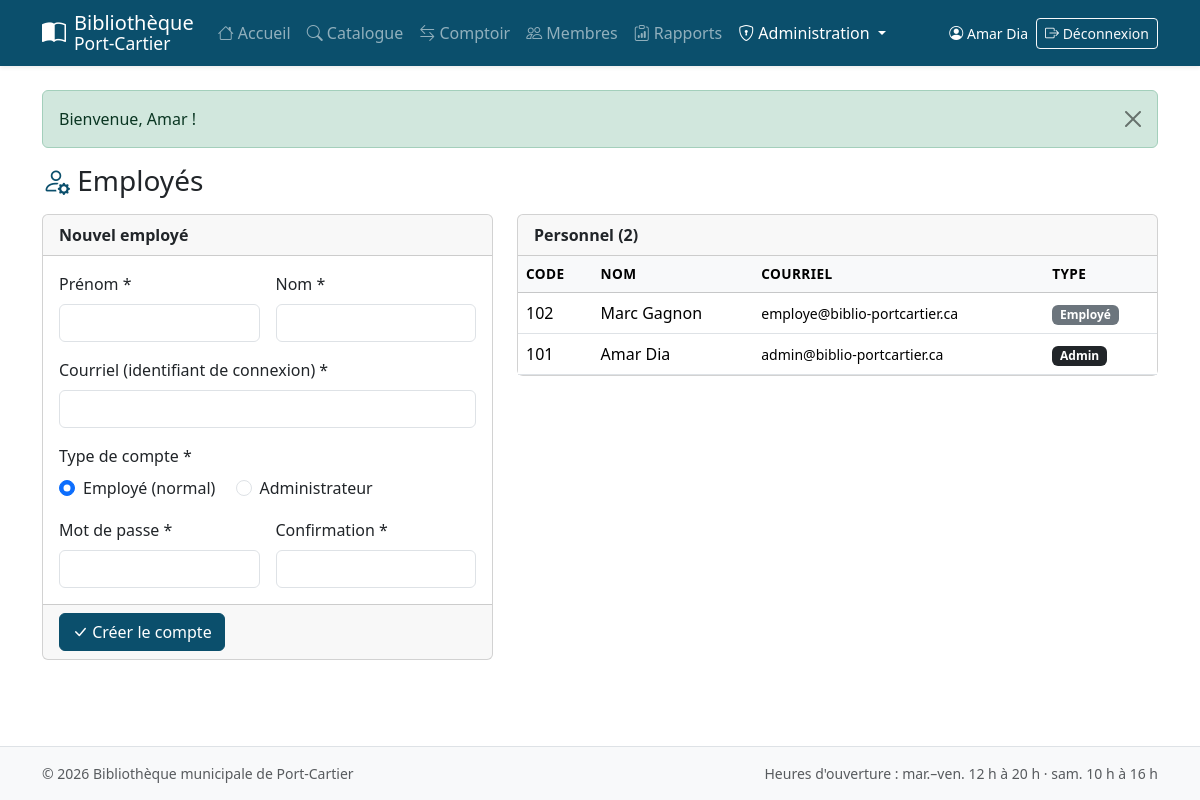
Screenshot of /admin_employe.php (signed in) with the database file from the repository.
### tables this page shows
CREATE TABLE employe (
  code_employe INT AUTO_INCREMENT PRIMARY KEY,
  nom          VARCHAR(60)  NOT NULL,
  prenom       VARCHAR(60)  NOT NULL,
  courriel     VARCHAR(120) NOT NULL UNIQUE,
  mot_de_passe VARCHAR(255) NOT NULL,
  role         ENUM('employe','admin') NOT NULL DEFAULT 'employe',
  date_creation TIMESTAMP   NOT NULL DEFAULT CURRENT_TIMESTAMP
);

### includes/init.php (called while the page is built, shortened)
<?php
require_once __DIR__ . '/db.php';
require_once __DIR__ . '/functions.php';
function utilisateur(): ?array
{
    return $_SESSION['user'] ?? null;
}
function role(): ?string
{
    return $_SESSION['user']['role'] ?? null;
}
function est_personnel(): bool { return in_array(role(), ['employe', 'admin'], true); }
function est_admin(): bool     { return role() === 'admin'; }

### includes/db.php (called while the page is built)
<?php
function db(): PDO
{
    static $pdo = null;
    if ($pdo === null) {
        $dsn = 'mysql:host=' . DB_HOST . ';port=' . DB_PORT . ';dbname=' . DB_NAME . ';charset=utf8mb4';
        try {
            $pdo = new PDO($dsn, DB_USER, DB_PASS, [
                PDO::ATTR_ERRMODE            => PDO::ERRMODE_EXCEPTION,
                PDO::ATTR_DEFAULT_FETCH_MODE => PDO::FETCH_ASSOC,
                PDO::ATTR_EMULATE_PREPARES   => false,
            ]);
        } catch (PDOException $e) {
            error_log('Connexion BD impossible : ' . $e->getMessage());
            http_response_code(500);
            exit('<h1>Service indisponible</h1><p>Impossible de se connecter à la base de données. '
               . 'Vérifiez que MySQL est démarré et que <code>config.php</code> est bien configuré.</p>');
        }
    }
    return $pdo;
}

### includes/functions.php (called while the page is built, shortened)
<?php
function e($valeur): string
{
    return htmlspecialchars((string)($valeur ?? ''), ENT_QUOTES, 'UTF-8');
}
function flashes(): array
{
    $f = $_SESSION['flash'] ?? [];
    return $f;
}

### admin_employe.php (the view, shortened to what this page needs)
<?php
require 'includes/init.php';
$v = ['nom' => '', 'prenom' => '', 'courriel' => '', 'role' => 'employe'];
$employes = db()->query('SELECT * FROM employe ORDER BY role, nom')->fetchAll();
require 'includes/header.php';
?>
<h1 class="h3 mb-3"><i class="bi bi-person-gear text-biblio"></i> Employés</h1>
<div class="row g-4">
  <div class="col-12 col-lg-5">
    <form method="post" class="card needs-validation" novalidate>
      <div class="card-header fw-semibold">Nouvel employé</div>
      <div class="card-body">
        <div class="row g-3">
          <div class="col-sm-6"><label class="form-label" for="prenom">Prénom *</label>
            <input class="form-control" id="prenom" name="prenom" value="<?= e($v['prenom']) ?>" required maxlength="60"></div>
          <div class="col-sm-6"><label class="form-label" for="nom">Nom *</label>
            <input class="form-control" id="nom" name="nom" value="<?= e($v['nom']) ?>" required maxlength="60"></div>
          <div class="col-12"><label class="form-label" for="courriel">Courriel (identifiant de connexion) *</label>
            <input type="email" class="form-control" id="courriel" name="courriel" value="<?= e($v['courriel']) ?>" required maxlength="120"></div>
          <div class="col-12">
            <span class="form-label d-block">Type de compte *</span>
            <div class="form-check form-check-inline">
              <input class="form-check-input" type="radio" name="role" id="role_emp" value="employe" <?= $v['role'] !== 'admin' ? 'checked' : '' ?>>
              <label class="form-check-label" for="role_emp">Employé (normal)</label>
            </div>
            <div class="form-check form-check-inline">
              <input class="form-check-input" type="radio" name="role" id="role_adm" value="admin" <?= $v['role'] === 'admin' ? 'checked' : '' ?>>
              <label class="form-check-label" for="role_adm">Administrateur</label>
            </div>
          </div>
          <div class="col-sm-6"><label class="form-label" for="mot_de_passe">Mot de passe *</label>
            <input type="password" class="form-control" id="mot_de_passe" name="mot_de_passe" required minlength="8" autocomplete="new-password"></div>
          <div class="col-sm-6"><label class="form-label" for="mot_de_passe2">Confirmation *</label>
            <input type="password" class="form-control" id="mot_de_passe2" name="mot_de_passe2" required minlength="8" autocomplete="new-password">
            <div class="invalid-feedback">Les mots de passe doivent être identiques.</div></div>
        </div>
      </div>
      <div class="card-footer"><button class="btn btn-biblio"><i class="bi bi-check-lg"></i> Créer le compte</button></div>
    </form>
  </div>
  <div class="col-12 col-lg-7">
    <div class="card">
      <div class="card-header fw-semibold">Personnel (<?= count($employes) ?>)</div>
      <div class="table-responsive">
        <table class="table mb-0 align-middle">
          <thead class="table-light"><tr><th>Code</th><th>Nom</th><th>Courriel</th><th>Type</th></tr></thead>
          <tbody>
          <?php foreach ($employes as $em): ?>
            <tr>
              <td><?= (int)$em['code_employe'] ?></td>
              <td><?= e($em['prenom'] . ' ' . $em['nom']) ?></td>
              <td class="small"><?= e($em['courriel']) ?></td>
              <td><?= $em['role'] === 'admin' ? '<span class="badge text-bg-dark">Admin</span>' : '<span class="badge text-bg-secondary">Employé</span>' ?></td>
            </tr>
          <?php endforeach; ?>
          </tbody>
        </table>
      </div>
    </div>
  </div>
</div>
<?php require 'includes/footer.php'; ?>

### includes/header.php (shortened to what this page needs)
<?php
$page  = basename($_SERVER['SCRIPT_NAME']);
$u     = utilisateur();
$actif = fn(string ...$p) => in_array($page, $p, true) ? ' active" aria-current="page' : '';
?>
<!doctype html>
<html lang="fr-CA">
<head>
  <link rel="stylesheet" href="assets/vendor/bootstrap/css/bootstrap.min.css">
  <link rel="stylesheet" href="assets/vendor/bootstrap-icons/bootstrap-icons.min.css">
  <link rel="stylesheet" href="assets/css/style.css">
</head>
<body class="d-flex flex-column min-vh-100">
<nav class="navbar navbar-expand-xl navbar-dark bg-biblio shadow-sm d-print-none">
  <div class="container">
    <a class="navbar-brand d-flex align-items-center gap-2" href="index.php">
      <i class="bi bi-book-half fs-4"></i>
      <span class="lh-1">Bibliothèque<br><small class="fw-light">Port-Cartier</small></span>
    </a>
    <div class="collapse navbar-collapse" id="menu">
      <ul class="navbar-nav me-auto">
        <li class="nav-item"><a class="nav-link<?= $actif('index.php') ?>" href="index.php"><i class="bi bi-house"></i> Accueil</a></li>
        <li class="nav-item"><a class="nav-link<?= $actif('recherche.php', 'document.php') ?>" href="recherche.php"><i class="bi bi-search"></i> Catalogue</a></li>
        <?php if (est_personnel()): ?>
          <li class="nav-item"><a class="nav-link<?= $actif('comptoir.php') ?>" href="comptoir.php"><i class="bi bi-arrow-left-right"></i> Comptoir</a></li>
          <li class="nav-item"><a class="nav-link<?= $actif('membres.php', 'membre.php') ?>" href="membres.php"><i class="bi bi-people"></i> Membres</a></li>
          <li class="nav-item"><a class="nav-link<?= $actif('rapports.php') ?>" href="rapports.php"><i class="bi bi-clipboard-data"></i> Rapports</a></li>
        <?php endif; ?>
        <?php if (est_admin()): ?>
          <li class="nav-item dropdown">
            <a class="nav-link dropdown-toggle<?= $actif('admin_membre.php', 'admin_employe.php') ?>" href="#" role="button" data-bs-toggle="dropdown" aria-expanded="false">
              <i class="bi bi-shield-lock"></i> Administration
            </a>
          </li>
        <?php endif; ?>
      </ul>
      <?php if ($u): ?>
        <div class="d-flex align-items-center gap-2 text-white mt-2 mt-xl-0">
          <span class="small text-nowrap">
            <i class="bi bi-person-circle"></i> <?= e($u['prenom'] . ' ' . $u['nom']) ?>
          </span>
          <a class="btn btn-sm btn-outline-light text-nowrap" href="logout.php"><i class="bi bi-box-arrow-right"></i> Déconnexion</a>
        </div>
      <?php endif; ?>
    </div>
  </div>
</nav>
<main class="container my-4 flex-grow-1">
  <?php foreach (flashes() as $f): ?>
    <div class="alert alert-<?= e($f['type']) ?> alert-dismissible fade show" role="alert">
      <?= nl2br(e($f['msg'])) ?>
      <button type="button" class="btn-close" data-bs-dismiss="alert" aria-label="Fermer"></button>
    </div>
  <?php endforeach; ?>

### assets/css/style.css (style rules this page uses)
:root { --biblio-bleu: #0b4f6c; --biblio-bleu-fonce: #083a50; --biblio-sable: #f5efe6; }
.navbar-nav .nav-link { white-space: nowrap; }
.bg-biblio { background-color: var(--biblio-bleu) !important; }
.text-biblio { color: var(--biblio-bleu) !important; }
.btn-biblio { --bs-btn-bg: var(--biblio-bleu); --bs-btn-border-color: var(--biblio-bleu); --bs-btn-hover-bg: var(--biblio-bleu-fonce); --bs-btn-hover-border-color: var(--biblio-bleu-fonce); --bs-btn-color: #fff; --bs-btn-hover-color: #fff; }
.table thead th { white-space: nowrap; font-size: .85rem; text-transform: uppercase; letter-spacing: .03em; }

### rows the page displays
employe: prenom+nom "Amar Dia", code_employe "101", courriel "admin@biblio-portcartier.ca", role "Admin"
employe: code_employe "102", prenom+nom "Marc Gagnon", courriel "employe@biblio-portcartier.ca", role "Employé"

### other values shown
$f['msg'] "Bienvenue, Amar !"
count($employes) "2"
